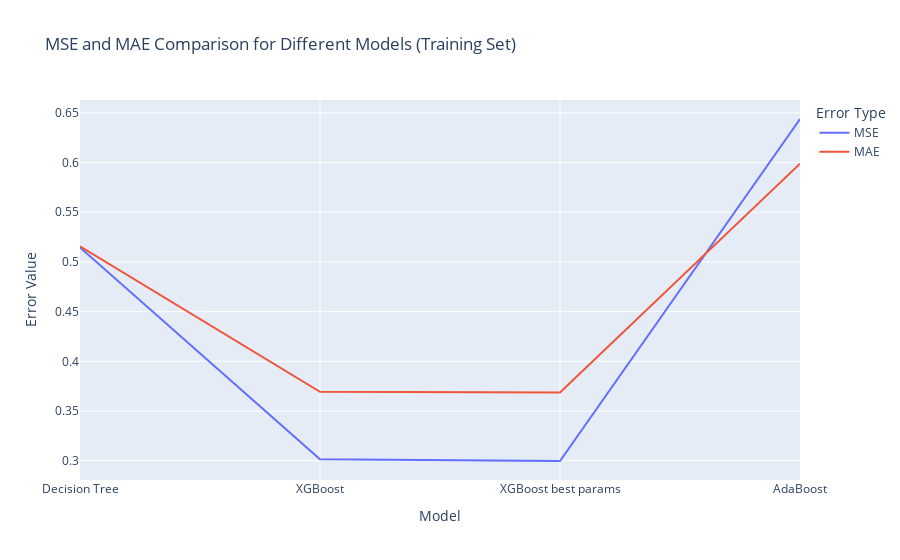

Here is the notebook cell this chart was saved with:
### Code cell
import plotly.express as px
# Create a DataFrame for the data
data = pd.DataFrame({
    'Model': models * 2,
    'Error Type': ['MSE'] * len(models) + ['MAE'] * len(models),
    'Value': mse_train_values + mae_train_values
})

# Create a line chart using Plotly
fig = px.line(data, x='Model', y='Value', color='Error Type',
              labels={'Value': 'Error Value'},
              title='MSE and MAE Comparison for Different Models (Training Set)')

# Show the plot
fig.show()

### Figure 1 — Plotly figure (JSON) as saved in the notebook; plotly's stock layout.template omitted (floating-point values rounded to 4 significant figures)
{"data": [{"hovertemplate": "Error Type=MSE<br>Model=%{x}<br>Error Value=%{y}<extra></extra>", "legendgroup": "MSE", "line": {"color": "#636efa", "dash": "solid"}, "marker": {"symbol": "circle"}, "mode": "lines", "name": "MSE", "orientation": "v", "showlegend": true, "type": "scatter", "x": ["Decision Tree", "XGBoost", "XGBoost best params", "AdaBoost"], "xaxis": "x", "y": [0.5146, 0.3015, 0.2997, 0.6438], "yaxis": "y"}, {"hovertemplate": "Error Type=MAE<br>Model=%{x}<br>Error Value=%{y}<extra></extra>", "legendgroup": "MAE", "line": {"color": "#EF553B", "dash": "solid"}, "marker": {"symbol": "circle"}, "mode": "lines", "name": "MAE", "orientation": "v", "showlegend": true, "type": "scatter", "x": ["Decision Tree", "XGBoost", "XGBoost best params", "AdaBoost"], "xaxis": "x", "y": [0.5156, 0.3694, 0.3685, 0.5989], "yaxis": "y"}], "layout": {"legend": {"title": {"text": "Error Type"}, "tracegroupgap": 0}, "title": {"text": "MSE and MAE Comparison for Different Models (Training Set)"}, "xaxis": {"anchor": "y", "domain": [0, 1], "title": {"text": "Model"}}, "yaxis": {"anchor": "x", "domain": [0, 1], "title": {"text": "Error Value"}}}}
